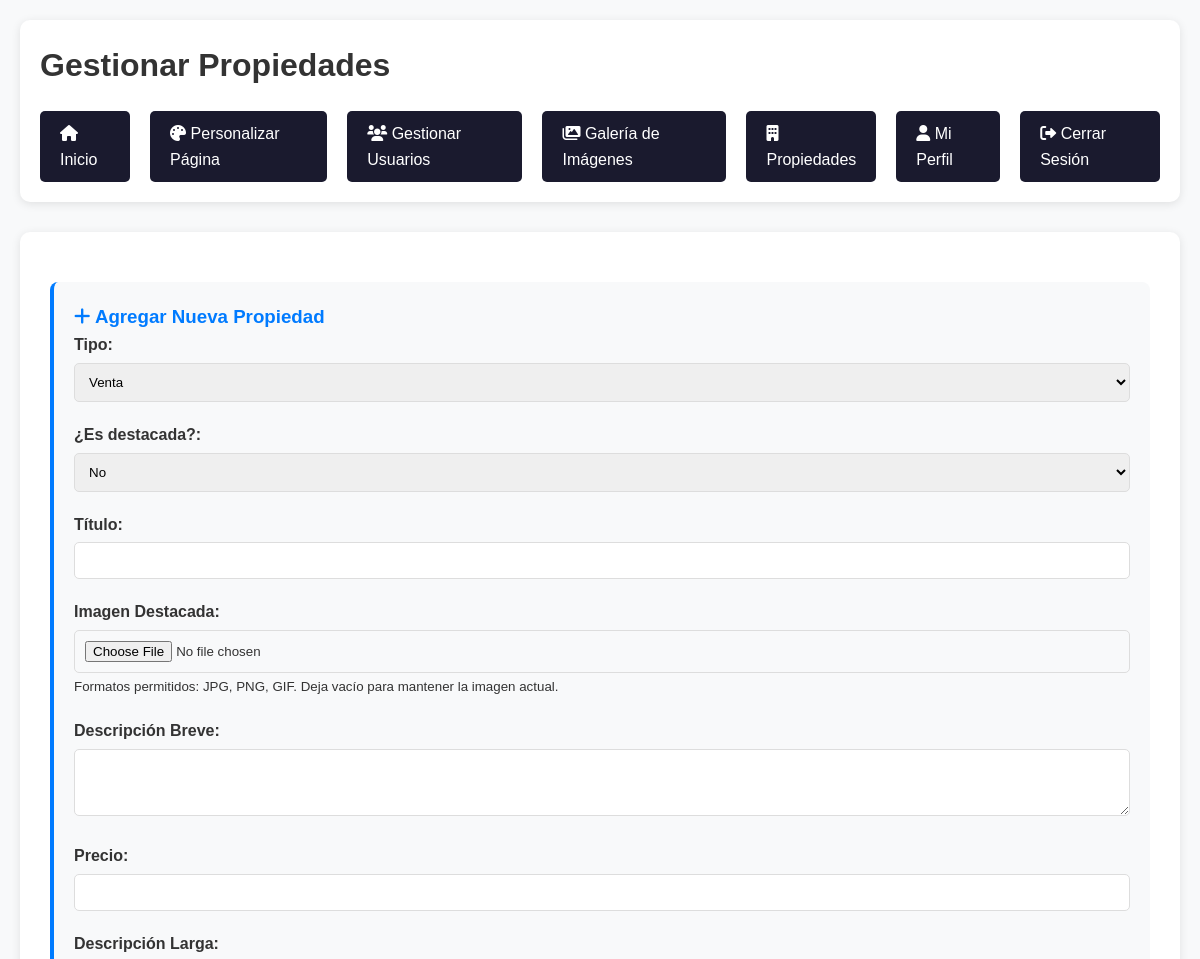
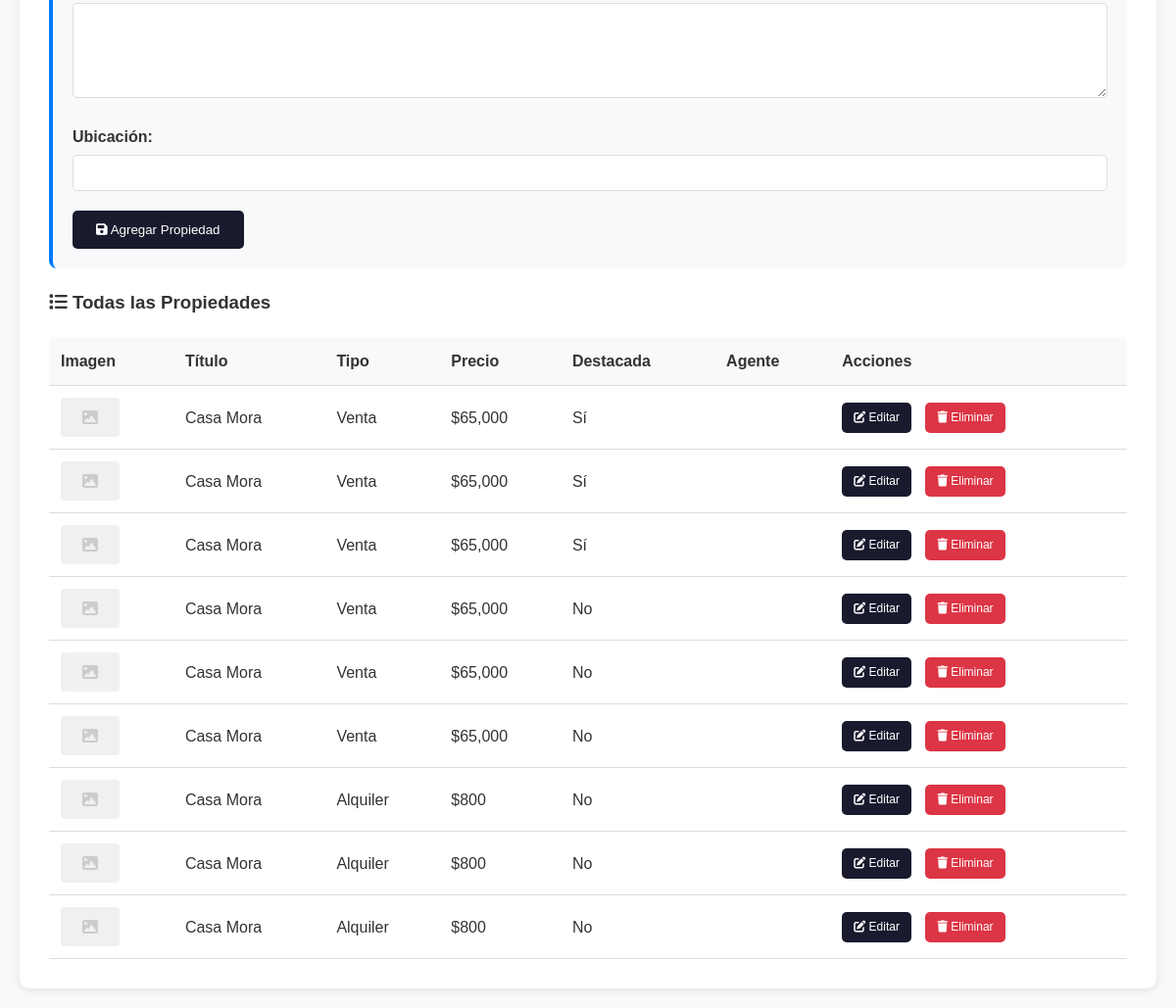
The page /admin/propiedades.php (signed in) on the database its author committed (2 pictures, top to bottom).
### tables this page shows
CREATE TABLE propiedades (
    id INT AUTO_INCREMENT PRIMARY KEY,
    tipo ENUM('alquiler', 'venta') NOT NULL,
    destacada BOOLEAN DEFAULT FALSE,
    titulo VARCHAR(200) NOT NULL,
    descripcion_breve TEXT,
    precio DECIMAL(10,2) NOT NULL,
    agente_id INT,
    imagen_destacada VARCHAR(255),
    descripcion_larga TEXT,
    mapa TEXT,
    ubicacion VARCHAR(255),
    fecha_creacion TIMESTAMP DEFAULT CURRENT_TIMESTAMP,
    FOREIGN KEY (agente_id) REFERENCES usuarios(id) ON DELETE SET NULL
);

### admin/propiedades.php (the view, shortened to what this page needs)
<?php
$database = new Database();
$db = $database->getConnection();
$es_admin = $_SESSION['privilegio'] == 'administrador';
$where_clause = $es_admin ? "" : " WHERE agente_id = " . $_SESSION['user_id'];
$query = "SELECT p.*, u.nombre as agente_nombre FROM propiedades p
          LEFT JOIN usuarios u ON p.agente_id = u.id" . $where_clause . "
          ORDER BY p.fecha_creacion DESC";
$stmt = $db->prepare($query);
$stmt->execute();
$propiedades = $stmt->fetchAll(PDO::FETCH_ASSOC);
$propiedad_editar = null;
?>
<!DOCTYPE html>
<html lang="es">
<head>
    <link rel="stylesheet" href="../css/styles.css">
    <link rel="stylesheet" href="https://cdnjs.cloudflare.com/ajax/libs/font-awesome/6.0.0/css/all.min.css">
</head>
<body>
    <div class="admin-panel">
        <div class="admin-container">
            <div class="admin-header">
                <h1>Gestionar Propiedades</h1>
                <div class="admin-nav">
                    <a href="dashboard.php"><i class="fas fa-home"></i> Inicio</a>
                    <?php if ($es_admin): ?>
                        <a href="personalizar.php"><i class="fas fa-palette"></i> Personalizar Página</a>
                        <a href="usuarios.php"><i class="fas fa-users"></i> Gestionar Usuarios</a>
                        <a href="galeria.php"><i class="fas fa-images"></i> Galería de Imágenes</a>
                    <?php endif; ?>
                    <a href="propiedades.php"><i class="fas fa-building"></i> Propiedades</a>
                    <a href="perfil.php"><i class="fas fa-user"></i> Mi Perfil</a>
                    <a href="../includes/logout.php"><i class="fas fa-sign-out-alt"></i> Cerrar Sesión</a>
                </div>
            </div>
            <div class="admin-content">
                <div class="form-section">
                    <h3><i class="fas fa-plus"></i> <?php echo $propiedad_editar ? 'Editar Propiedad' : 'Agregar Nueva Propiedad'; ?></h3>
                    <form method="POST" enctype="multipart/form-data">
                        <div class="form-group">
                            <label>Tipo:</label>
                            <select name="tipo" required>
                                <option value="venta" <?php echo ($propiedad_editar && $propiedad_editar['tipo'] == 'venta') ? 'selected' : ''; ?>>Venta</option>
                            </select>
                        </div>
                        <div class="form-group">
                            <label>¿Es destacada?:</label>
                            <select name="destacada" required>
                                <option value="0" <?php echo ($propiedad_editar && $propiedad_editar['destacada'] == 0) ? 'selected' : ''; ?>>No</option>
                            </select>
                        </div>
                        <div class="form-group">
                            <label>Título:</label>
                            <input type="text" name="titulo" value="<?php echo $propiedad_editar ? htmlspecialchars($propiedad_editar['titulo']) : ''; ?>" required>
                        </div>
                        <div class="form-group">
                            <label>Imagen Destacada:</label>
                            <input type="file" name="imagen_destacada" accept="image/*">
                            <small>Formatos permitidos: JPG, PNG, GIF. Deja vacío para mantener la imagen actual.</small>
                        </div>
                        <div class="form-group">
                            <label>Descripción Breve:</label>
                            <textarea name="descripcion_breve" rows="3" required><?php echo $propiedad_editar ? htmlspecialchars($propiedad_editar['descripcion_breve']) : ''; ?></textarea>
                        </div>
                        <div class="form-group">
                            <label>Precio:</label>
                            <input type="number" name="precio" step="0.01" value="<?php echo $propiedad_editar ? $propiedad_editar['precio'] : ''; ?>" required>
                        </div>
                        <div class="form-group">
                            <label>Descripción Larga:</label>
                            <textarea name="descripcion_larga" rows="5"><?php echo $propiedad_editar ? htmlspecialchars($propiedad_editar['descripcion_larga']) : ''; ?></textarea>
                        </div>
                        <div class="form-group">
                            <label>Ubicación:</label>
                            <input type="text" name="ubicacion" value="<?php echo $propiedad_editar ? htmlspecialchars($propiedad_editar['ubicacion']) : ''; ?>">
                        </div>
                        <button type="submit" class="btn">
                            <i class="fas fa-save"></i> <?php echo $propiedad_editar ? 'Actualizar' : 'Agregar'; ?> Propiedad
                        </button>
                    </form>
                </div>
                <h3><i class="fas fa-list"></i> <?php echo $es_admin ? 'Todas las Propiedades' : 'Mis Propiedades'; ?></h3>
                <table class="table">
                    <thead>
                        <tr>
                            <th>Imagen</th>
                            <th>Título</th>
                            <th>Tipo</th>
                            <th>Precio</th>
                            <th>Destacada</th>
                            <?php if ($es_admin): ?>
                                <th>Agente</th>
                            <?php endif; ?>
                            <th>Acciones</th>
                        </tr>
                    </thead>
                    <tbody>
                        <?php foreach ($propiedades as $propiedad): ?>
                        <tr>
                            <td>
                                <?php if (!empty($propiedad['imagen_destacada']) && file_exists('../' . $propiedad['imagen_destacada'])): ?>
                                    <img src="../<?php echo $propiedad['imagen_destacada']; ?>" alt="<?php echo htmlspecialchars($propiedad['titulo']); ?>" style="width: 60px; height: 40px; object-fit: cover; border-radius: 4px;">
                                <?php else: ?>
                                    <div style="width: 60px; height: 40px; background: #f0f0f0; border-radius: 4px; display: flex; align-items: center; justify-content: center;">
                                        <i class="fas fa-image" style="color: #ccc;"></i>
                                    </div>
                                <?php endif; ?>
                            </td>
                            <td><?php echo htmlspecialchars($propiedad['titulo']); ?></td>
                            <td><?php echo ucfirst($propiedad['tipo']); ?></td>
                            <td>$<?php echo number_format($propiedad['precio']); ?></td>
                            <td><?php echo $propiedad['destacada'] ? 'Sí' : 'No'; ?></td>
                            <?php if ($es_admin): ?>
                                <td><?php echo htmlspecialchars($propiedad['agente_nombre']); ?></td>
                            <?php endif; ?>
                            <td>
                                <a href="propiedades.php?editar=<?php echo $propiedad['id']; ?>" class="btn btn-sm">
                                    <i class="fas fa-edit"></i> Editar
                                </a>
                                <a href="propiedades.php?accion=eliminar&id=<?php echo $propiedad['id']; ?>"
                                   class="btn btn-danger btn-sm"
                                   onclick="return confirm('¿Está seguro de eliminar esta propiedad?')">
                                    <i class="fas fa-trash"></i> Eliminar
                                </a>
                            </td>
                        </tr>
                        <?php endforeach; ?>
                    </tbody>
                </table>
            </div>
        </div>
    </div>
</body>
</html>

### css/styles.css (style rules this page uses)
* { margin: 0; padding: 0; box-sizing: border-box; }
body { font-family: "Arial", sans-serif; line-height: 1.6; color: #333; }
.admin-panel { background: #f8f9fa; min-height: 100vh; padding: 20px 0; }
.admin-container { max-width: 1200px; margin: 0 auto; padding: 0 20px; }
.admin-header { background: white; padding: 20px; border-radius: 10px; margin-bottom: 30px; box-shadow: 0 2px 10px rgba(0, 0, 0, 0.1); }
.admin-nav { display: flex; gap: 20px; margin-top: 20px; }
.admin-nav a { background: #1a1a2e; color: white; padding: 10px 20px; text-decoration: none; border-radius: 5px; transition: background 0.3s; }
.admin-content { background: white; padding: 30px; border-radius: 10px; box-shadow: 0 2px 10px rgba(0, 0, 0, 0.1); }
.form-group { margin-bottom: 20px; }
.form-group label { display: block; margin-bottom: 5px; font-weight: bold; }
.form-group input, .form-group select, .form-group textarea { width: 100%; padding: 10px; border: 1px solid #ddd; border-radius: 5px; }
.btn { background: #1a1a2e; color: white; padding: 12px 24px; border: none; border-radius: 5px; cursor: pointer; text-decoration: none; display: inline-block; margin-right: 10px; }
.btn-danger { background: #dc3545; }
.form-section { background: #f8f9fa; padding: 20px; margin: 20px 0; border-radius: 8px; border-left: 4px solid #007bff; }
.form-section h3 { margin-top: 0; color: #007bff; }
.table { width: 100%; border-collapse: collapse; margin-top: 20px; }
.table th, .table td { padding: 12px; text-align: left; border-bottom: 1px solid #ddd; }
.table th { background: #f8f9fa; font-weight: bold; }
.btn-sm { padding: 6px 12px; font-size: 12px; }

### rows shown on the page
propiedades: titulo "Casa Mora", tipo "Venta", precio "65,000", destacada "Sí"
propiedades: titulo "Casa Mora", tipo "Venta", precio "65,000", destacada "Sí"
propiedades: titulo "Casa Mora", tipo "Venta", precio "65,000", destacada "Sí"
propiedades: titulo "Casa Mora", tipo "Venta", precio "65,000", destacada "No"
propiedades: titulo "Casa Mora", tipo "Venta", precio "65,000", destacada "No"
propiedades: titulo "Casa Mora", tipo "Venta", precio "65,000", destacada "No"
propiedades: titulo "Casa Mora", tipo "Alquiler", precio "800", destacada "No"
propiedades: titulo "Casa Mora", tipo "Alquiler", precio "800", destacada "No"
propiedades: titulo "Casa Mora", tipo "Alquiler", precio "800", destacada "No"
